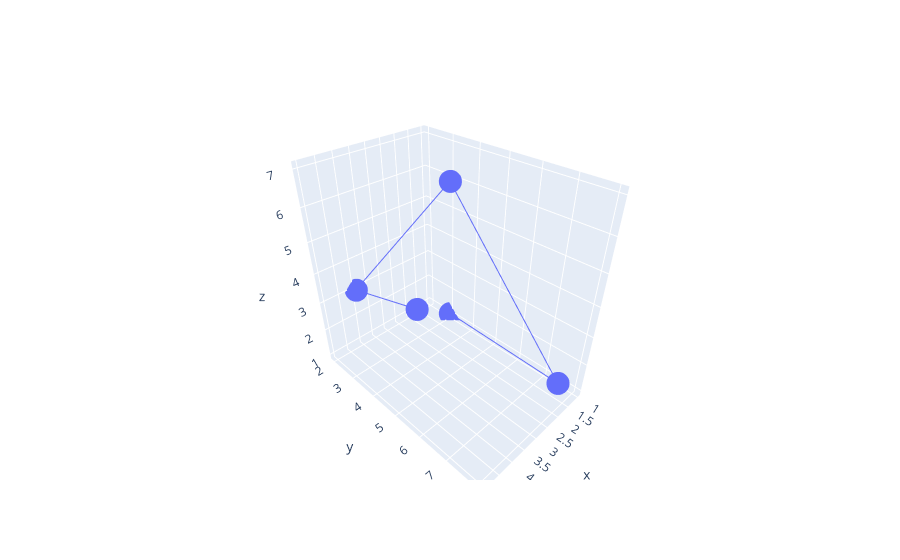

Here is the notebook cell this chart was saved with:
### Code cell
fig = go.Figure()
fig.add_trace(go.Scatter3d(x=[1, 2, 3, 4, 5], y=[3, 8, 5, 2, 6], z=[1, 2, 7, 3, 5]))

### Figure 1 — Plotly figure (JSON) as saved in the notebook; plotly's stock layout.template omitted (floating-point values rounded to 4 significant figures)
{"data": [{"type": "scatter3d", "x": [1, 2, 3, 4, 5], "y": [3, 8, 5, 2, 6], "z": [1, 2, 7, 3, 5]}], "layout": {}}
